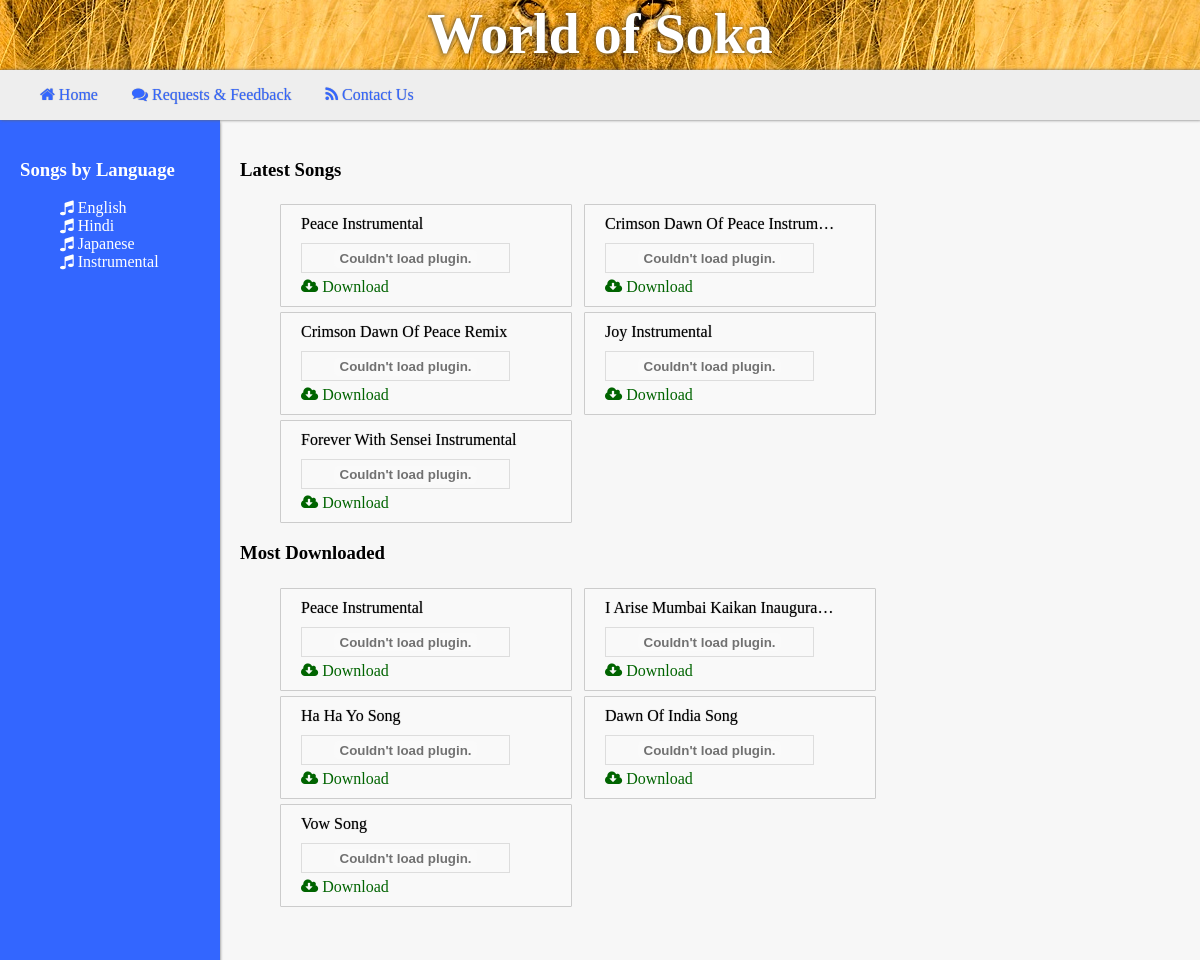
The page / on the database its author committed.
### songs/models.py (models this page shows, shortened)
class Language(models.Model):
	lang_name = models.CharField(max_length=30)

class Song(models.Model):
	title = models.CharField(max_length=40)
	lang = models.ForeignKey(Language)
	upload_date = models.DateTimeField('date uploaded')
	keywords = models.TextField(blank=True)
	song_path = models.CharField(max_length=50)
	lyrics_path = models.CharField(max_length=70)
	num_downloads = models.IntegerField(default=0)

### songs/views.py (the view)
# urls.py: url(r'^$', views.index, name='index'),
def index(request):
	context = get_sidebar_context()
	latest_songs_list = get_latest_5_songs_list()
	context['latest_songs'] = latest_songs_list
	most_dwld_songs_list = get_most_downloaded_5_songs_list()
	context['most_dwld_songs'] =  most_dwld_songs_list
	return render(request, 'songs/index.html', context)

### songs/models.py (called while the page is built)
def get_latest_5_songs_list():
	return Song.objects.order_by('-upload_date')[:5]

def get_most_downloaded_5_songs_list():
	return Song.objects.order_by('-num_downloads')[:5]

### songs/views.py (called while the page is built)
def get_sidebar_context():
	lang_dict = {}
	lang_list = Language.objects.all()
	lang_dict['lang_list'] = lang_list
	return lang_dict

### templates/songs/index.html (shortened to what this page needs)
{% extends "songs/base.html" %}
{% load staticfiles %}
{% block content %}
<h3> Latest Songs </h3>
{% include "songs/song_player_list.html" with songs=latest_songs %}
<h3> Most Downloaded </h3>
{% include "songs/song_player_list.html" with songs=most_dwld_songs %}
{% endblock %}

### templates/songs/base.html (shortened to what this page needs)
{% load staticfiles %}
<html>
<head>
	<link rel="stylesheet" type="text/css" href="/static/style.css" />
	<link href="//maxcdn.bootstrapcdn.com/font-awesome/4.2.0/css/font-awesome.min.css" rel="stylesheet">
</head>
<body>
	<div id="topbar">
		<div id="topbarphoto"></div>
		<h1>World of Soka</h1>
		</div>
	<div id='topmenu'>
		<ul>
			<li> <a href='{{ URL }}/ '><i class='fa fa-home'></i> Home</a> </li>
			<li> <a href='{{ URL }}/feedback '><i class='fa fa-comments'></i> Requests & Feedback</a> </li>
			<li> <a href='{{ URL }}/contact '><i class='fa fa-rss'></i> Contact Us</a> </li>
		</ul>
	</div>
	<div id="maincontentwrapper">
	<div id="maincontent">
			<div id="sidebar">
				{% block sidebar %}
				<h3> Songs by Language </h3>
				<ul>
					{% for lang in lang_list %}
						<li>
						<i class="fa fa-music"> </i>
						<a href="{% url 'songs:lang' lang.lang_name %}"> {{lang.lang_name}} </a>
						</li>
					{% endfor %}
				</ul>
				{% endblock %}
			</div>
			<div id="content" style="">
				{% block content %}
				{% endblock %}
			</div>
	</div>
	</div>
</body>
</html>

### templates/songs/song_player_list.html
<ul>
{%  for song in songs %}
<li>
<div id='songtile'>
<div class='songname' title='{{song.title}}' style='width:230px;overflow:hidden;white-space:nowrap;text-overflow:ellipsis;'>{{song.title}}</div>
<object width=205 height=25 data='/static/dewplayer.swf?son=/static/{{song.song_path}}&amp;autoplay=0&amp;autoreplay=0' type='application/x-shockwave-flash'>
</object>
<br/>
<a href='/songs/download/{{song.id}}/'><i class='fa fa-cloud-download'></i>&nbsp;Download</a>
</div>
</li>
{% endfor %}
</ul>

### static/style.css (style rules this page uses)
body { font-family:calibri; min-width:1024px; color:black; overflow-y:hidden; }
#topbar { position:absolute; top:0px; left:0px; width:100%; height:70px; color:black; text-align:center; vertical-align:center; font: arial bold; font-size:350%; }
#topbarphoto { position:absolute; background:white url('/static/images/lion.jpg') center; top:0px;left:0px; width:100%;height:100px; }
#topbar h1 { position:absolute; background-color:transparent; width:100%; text-align:center; margin:2px 0px; padding:0px; font-size:56px; color:white; text-shadow:0px 0px 5px #333; }
#topmenu { position:absolute; left:0px; width:100%; top:70px; height:50px; background-color:#EEE; box-shadow:1px 0px 3px #666; z-index:3; }
#topmenu a { color:#3366FF; text-decoration:none; font-family:calibri; text-shadow:0px 0px 1px #999; transition:all 0.2s ease-out; }
#topmenu li { color:black; display:inline; list-style-type:none; padding-right:30px; }
#maincontentwrapper { position:absolute; left:0px; width:100%; top:120px; height:calc(100% - 120px); }
#maincontent { min-width:1024px; margin:0px auto; height:100%; }
#sidebar { width:180px; height:100%; float:left; background-color:#3366FF; color:white; padding:20px; box-shadow:0px 2px 3px #666; position:relative; z-index:2; }
#sidebar ul { list-style-type:none; }
#sidebar li a { color: white; border: 2px; text-transform:capitalize; }
#content { padding:20px; width:calc(100% - 260px); float:left; background: #f7f7f7; height:calc(100% - 40px); overflow-y:auto; position:relative; z-index:1; }
#songtile { padding:10px 20px 10px 20px; color:black; width:250; border:thin #CCC solid; background-color:#F9F9F9; border-radius:1px; margin-top:5px; transition:all 0.2s ease-out; }
.songname { color:black; text-transform:bold; text-shadow:0px 0px 1px #888; }
#content ul { list-style-type:none; }
#content ul li { width:300px; display:inline-block; }
#content ul li object { margin:10px 0px 5px 0px; border:thin #DDD solid; padding:2px 1px 1px 1px; }
a { color:darkgreen; text-decoration:none; font-family:calibri; transition:all 0.2s ease-out; }

### rows shown on the page
Language: lang_name "English"
Language: lang_name "Hindi"
Language: lang_name "Japanese"
Language: lang_name "Instrumental"
Song: title "Peace Instrumental"
Song: title "Crimson Dawn Of Peace Instrum…"
Song: title "Crimson Dawn Of Peace Remix"
Song: title "Joy Instrumental"
Song: title "Forever With Sensei Instrumental"
Song: title "I Arise Mumbai Kaikan Inaugura…"
Song: title "Ha Ha Yo Song"
Song: title "Dawn Of India Song"
Song: title "Vow Song"
